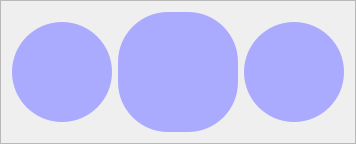
                  <widget class="QFrame" name="frame_26">
                   <property name="minimumSize">
                    <size>
                     <width>0</width>
                     <height>100</height>
                    </size>
                   </property>
                   <property name="frameShape">
                    <enum>QFrame::StyledPanel</enum>
                   </property>
                   <property name="frameShadow">
                    <enum>QFrame::Raised</enum>
                   </property>
                   <layout class="QHBoxLayout" name="horizontalLayout_6">
                    <item>
                     <widget class="QPushButton" name="connectDeviceBtn_2">
                      <property name="minimumSize">
                       <size>
                        <width>100</width>
                        <height>100</height>
                       </size>
                      </property>
                      <property name="maximumSize">
                       <size>
                        <width>100</width>
                        <height>16777215</height>
                       </size>
                      </property>
                      <property name="styleSheet">
                       <string notr="true">border-radius : 50;
background-color: rgb(170, 170, 255);</string>
                      </property>
                      <property name="text">
                       <string/>
                      </property>
                      <property name="icon">
                       <iconset>
                        <normaloff>Images/sign-language.png</normaloff>Images/sign-language.png</iconset>
                      </property>
                      <property name="iconSize">
                       <size>
                        <width>50</width>
                        <height>50</height>
                       </size>
                      </property>
                      <property name="flat">
                       <bool>false</bool>
                      </property>
                     </widget>
                    </item>
                    <item>
                     <widget class="QPushButton" name="transBtn">
                      <property name="minimumSize">
                       <size>
                        <width>120</width>
                        <height>120</height>
                       </size>
                      </property>
                      <property name="maximumSize">
                       <size>
                        <width>120</width>
                        <height>16777215</height>
                       </size>
                      </property>
                      <property name="styleSheet">
                       <string notr="true">border-radius : 50;
background-color: rgb(170, 170, 255);
</string>
                      </property>
                      <property name="text">
                       <string/>
                      </property>
                      <property name="icon">
                       <iconset>
                        <normaloff>Images/translator.png</normaloff>Images/translator.png</iconset>
                      </property>
                      <property name="iconSize">
                       <size>
                        <width>50</width>
                        <height>50</height>
                       </size>
                      </property>
                      <property name="flat">
                       <bool>false</bool>
                      </property>
                     </widget>
                    </item>
                    <item>
                     <widget class="QPushButton" name="removeContentBtn">
                      <property name="minimumSize">
                       <size>
                        <width>100</width>
                        <height>100</height>
                       </size>
                      </property>
                      <property name="maximumSize">
                       <size>
                        <width>100</width>
                        <height>16777215</height>
                       </size>
                      </property>
                      <property name="styleSheet">
                       <string notr="true">;border-radius : 50;
background-color: rgb(170, 170, 255);</string>
                      </property>
                      <property name="text">
                       <string/>
                      </property>
                      <property name="icon">
                       <iconset>
                        <normaloff>Images/close.png</normaloff>Images/close.png</iconset>
                      </property>
                      <property name="iconSize">
                       <size>
                        <width>40</width>
                        <height>40</height>
                       </size>
                      </property>
                      <property name="flat">
                       <bool>false</bool>
                      </property>
                     </widget>
                    </item>
                   </layout>
                  </widget>
